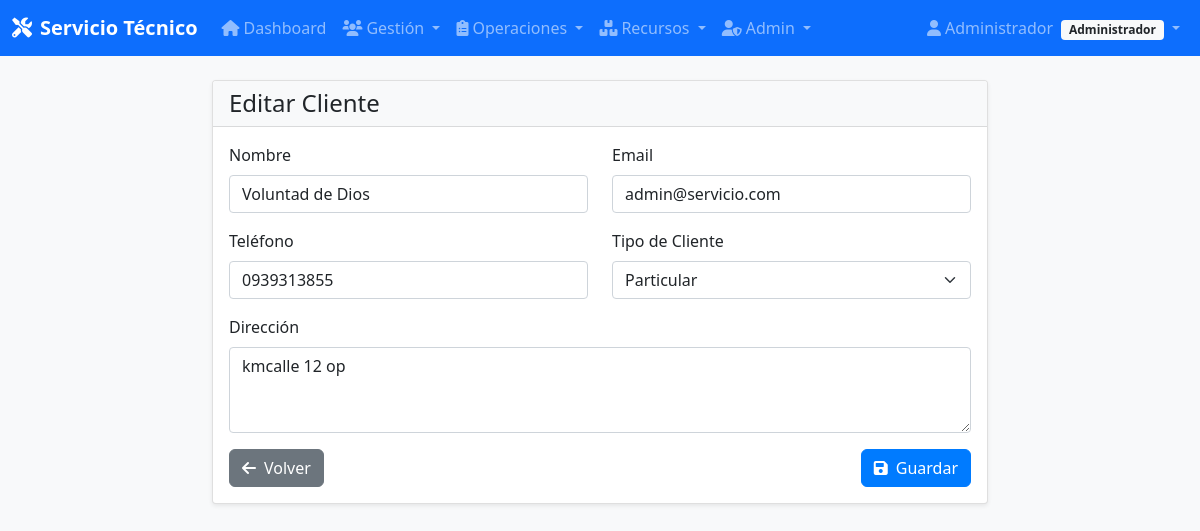
Screenshot of /clientes/1/editar (signed in) with the database file from the repository.
### app/models/models.py (models this page shows, shortened)
class Usuario(UserMixin, db.Model):
    __tablename__ = 'usuarios'
    id = db.Column(db.Integer, primary_key=True)
    nombre = db.Column(db.String(100), nullable=False)
    email = db.Column(db.String(120), unique=True, nullable=False, index=True)
    password_hash = db.Column(db.String(255), nullable=False)
    telefono = db.Column(db.String(20))
    rol = db.Column(db.String(20), nullable=False, default='administrador')  # Solo admin o tecnico
    fecha_creacion = db.Column(db.DateTime, default=datetime.utcnow)
    def is_admin(self):
        return self.rol == 'administrador'

class Cliente(db.Model):
    __tablename__ = 'clientes'
    id = db.Column(db.Integer, primary_key=True)
    nombre = db.Column(db.String(100), nullable=False)
    email = db.Column(db.String(120))
    telefono = db.Column(db.String(20), nullable=False)
    direccion = db.Column(db.Text)
    tipo_cliente = db.Column(db.String(20), default='particular')
    fecha_registro = db.Column(db.DateTime, default=datetime.utcnow)
    activo = db.Column(db.Boolean, default=True)  # <-- Agrega esta línea
    solicitudes = db.relationship('Solicitud', backref='cliente', lazy=True)
    facturas = db.relationship('Factura', backref='cliente', lazy=True)

### app/controllers/clientes.py (the view, shortened to what this page needs)
@clientes_bp.route('/<int:id>/editar', methods=['GET', 'POST'])
@admin_required
def edit(id):
    cliente = Cliente.query.get_or_404(id)
    form = ClienteForm(obj=cliente)
    return render_template('clientes/form.html', form=form, title='Editar Cliente')

### app/forms.py
class ClienteForm(FlaskForm):
    nombre = StringField('Nombre', validators=[DataRequired(), Length(min=2, max=100)])
    email = StringField('Email', validators=[Email(), Optional()])
    telefono = StringField('Teléfono', validators=[DataRequired(), Length(max=20)])
    direccion = TextAreaField('Dirección')
    tipo_cliente = SelectField('Tipo de Cliente', choices=[('particular', 'Particular'), ('empresa', 'Empresa')])

### app/templates/clientes/form.html (shortened to what this page needs)
{% extends "base.html" %}
{% block content %}
<div class="row justify-content-center">
    <div class="col-md-8">
        <div class="card">
            <div class="card-header">
                <h4 class="mb-0">{{ title }}</h4>
            </div>
            <div class="card-body">
                <form method="POST">
                    <div class="row">
                        <div class="col-md-6">
                            <div class="mb-3">
                                {{ form.nombre.label(class="form-label") }}
                                {{ form.nombre(class="form-control" + (" is-invalid" if form.nombre.errors else "")) }}
                            </div>
                        </div>
                        <div class="col-md-6">
                            <div class="mb-3">
                                {{ form.email.label(class="form-label") }}
                                {{ form.email(class="form-control" + (" is-invalid" if form.email.errors else "")) }}
                            </div>
                        </div>
                    </div>
                    <div class="row">
                        <div class="col-md-6">
                            <div class="mb-3">
                                {{ form.telefono.label(class="form-label") }}
                                {{ form.telefono(class="form-control" + (" is-invalid" if form.telefono.errors else "")) }}
                            </div>
                        </div>
                        <div class="col-md-6">
                            <div class="mb-3">
                                {{ form.tipo_cliente.label(class="form-label") }}
                                {{ form.tipo_cliente(class="form-select") }}
                            </div>
                        </div>
                    </div>
                    <div class="mb-3">
                        {{ form.direccion.label(class="form-label") }}
                        {{ form.direccion(class="form-control", rows="3") }}
                    </div>
                    <div class="d-flex justify-content-between">
                        <a href="{{ url_for('clientes.list') }}" class="btn btn-secondary">
                            <i class="fas fa-arrow-left me-2"></i>Volver
                        </a>
                        <button type="submit" class="btn btn-primary">
                            <i class="fas fa-save me-2"></i>Guardar
                        </button>
                    </div>
                </form>
            </div>
        </div>
    </div>
</div>
{% endblock %}

### app/templates/base.html (shortened to what this page needs)
<!DOCTYPE html>
<html lang="es">
<head>
    <link href="https://cdn.jsdelivr.net/npm/bootstrap@5.1.3/dist/css/bootstrap.min.css" rel="stylesheet">
    <link href="https://cdnjs.cloudflare.com/ajax/libs/font-awesome/6.0.0/css/all.min.css" rel="stylesheet">
    <link href="{{ url_for('static', filename='css/style.css') }}" rel="stylesheet">
</head>
<body>
    {% if current_user.is_authenticated %}
    <nav class="navbar navbar-expand-lg navbar-dark bg-primary">
        <div class="container-fluid">
            <a class="navbar-brand" href="{{ url_for('main.index') }}">
                <i class="fas fa-tools me-2"></i>Servicio Técnico
            </a>
            <div class="collapse navbar-collapse" id="navbarNav">
                <ul class="navbar-nav me-auto">
                    <li class="nav-item">
                        <a class="nav-link" href="{{ url_for('main.index') }}">
                            <i class="fas fa-home me-1"></i>Dashboard
                        </a>
                    </li>
                    {% if current_user.is_admin() %}
                    <li class="nav-item dropdown">
                        <a class="nav-link dropdown-toggle" href="#" role="button" data-bs-toggle="dropdown">
                            <i class="fas fa-users me-1"></i>Gestión
                        </a>
                    </li>
                    <li class="nav-item dropdown">
                        <a class="nav-link dropdown-toggle" href="#" role="button" data-bs-toggle="dropdown">
                            <i class="fas fa-clipboard-list me-1"></i>Operaciones
                        </a>
                    </li>
                    <li class="nav-item dropdown">
                        <a class="nav-link dropdown-toggle" href="#" role="button" data-bs-toggle="dropdown">
                            <i class="fas fa-boxes me-1"></i>Recursos
                        </a>
                    </li>
                    <li class="nav-item dropdown">
                        <a class="nav-link dropdown-toggle" href="#" role="button" data-bs-toggle="dropdown">
                            <i class="fas fa-user-shield me-1"></i>Admin
                        </a>
                    </li>
                    {% endif %}
                </ul>
                <ul class="navbar-nav">
                    <li class="nav-item dropdown">
                        <a class="nav-link dropdown-toggle" href="#" role="button" data-bs-toggle="dropdown">
                            <i class="fas fa-user me-1"></i>{{ current_user.nombre }}
                            <span class="badge bg-light text-dark ms-1">{{ current_user.rol.title() }}</span>
                        </a>
                    </li>
                </ul>
            </div>
        </div>
    </nav>
    {% endif %}
    <main class="container-fluid mt-4">
        {% block content %}{% endblock %}
    </main>
</body>
</html>
</body>
</html>

### app/static/css/style.css (style rules this page uses)
body { background-color: #f8f9fa; font-family: "Segoe UI", Tahoma, Geneva, Verdana, sans-serif; }
.navbar-brand { font-weight: bold; }
.card { box-shadow: 0 0.125rem 0.25rem rgba(0, 0, 0, 0.075); border: 1px solid rgba(0, 0, 0, 0.125); }
.card-header { background-color: #f8f9fa; border-bottom: 1px solid rgba(0, 0, 0, 0.125); }
.btn { border-radius: 0.375rem; }
.badge { font-size: 0.75em; }
.btn-primary { background-color: #007bff; border-color: #007bff; }
.card, .btn, .form-control { transition: all 0.2s ease-in-out; }

### rows the page displays
Usuario: nombre "Administrador", rol "Administrador"
Cliente: nombre "Voluntad de Dios", email "admin@servicio.com", telefono "0939313855", tipo_cliente "Particular", direccion "kmcalle 12 op"

### other values shown
{{ title }} "Editar Cliente"
